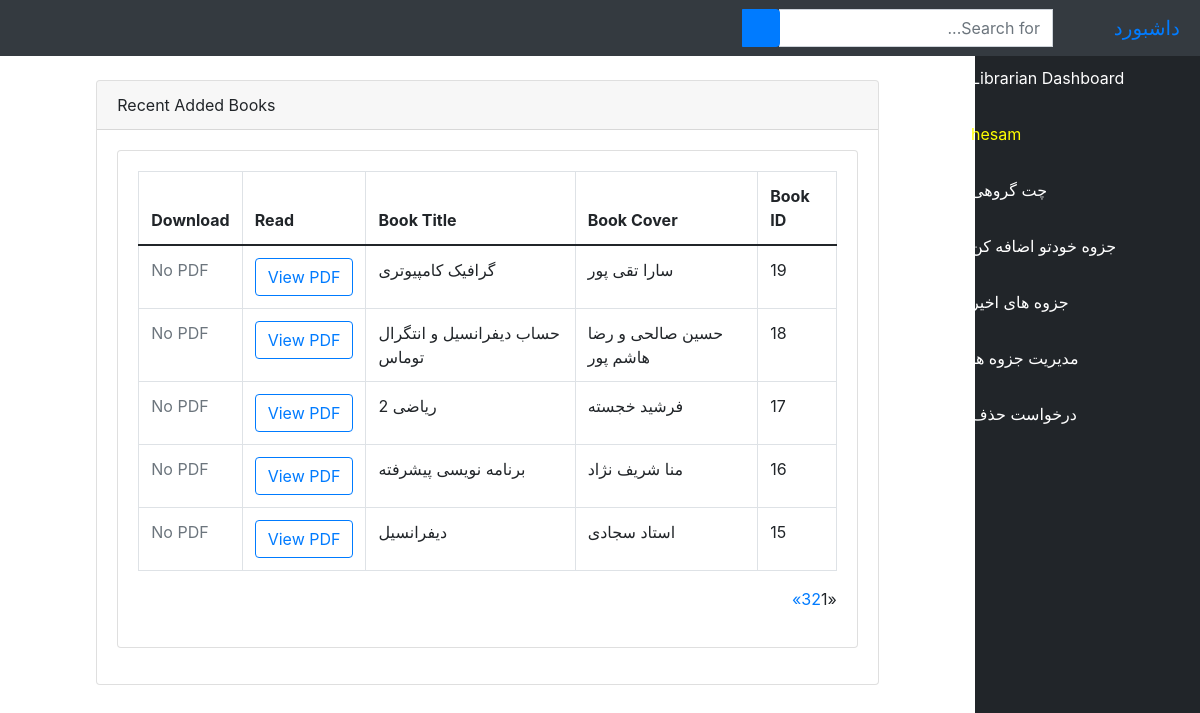
The page /llbook/ (signed in) on the database its author committed.
### bookstore/models.py (models this page shows, shortened)
class User(AbstractUser):
    is_admin = models.BooleanField(default=False)
    is_publisher = models.BooleanField(default=False)
    is_librarian = models.BooleanField(default=False)
    class Meta:
        swappable = 'AUTH_USER_MODEL'

class Book(models.Model):
    title = models.CharField(max_length=100)
    author = models.CharField(max_length=100)
    uploaded_by = models.CharField(max_length=100, null=True, blank=True)
    user_id = models.CharField(max_length=100, null=True, blank=True)
    pdf = models.FileField(upload_to='bookapp/zips/')
    category = models.ForeignKey(Category, on_delete=models.SET_NULL, null=True)

### bookstore/views.py (the view)
# urls.py: path('llbook/', views.LBookListView.as_view(), name='llbook'),
class LBookListView(LoginRequiredMixin, ListView):
    model = Book
    template_name = 'librarian/book_list.html'
    context_object_name = 'books'
    paginate_by = 5
    def get_queryset(self):
        return Book.objects.order_by('-id')

### bookstore/templates/librarian/book_list.html (shortened to what this page needs)
{% extends 'librarian/base.html' %}
{% load static %}
{% block body %}
<div class="container-fluid">
<div class="row" style="padding-top: 30px">
<div class="col-sm-1" style="color: red">
</div>
<div class="col-sm-10">
                <div class="card mb-3">
                <div class="card-header">
                    <i class="fas fa-table text-primary"></i>
                    Recent Added Books
                </div>
                <div class="card-body">
            <div class="card mb-3">
                <div class="card-body">
                    <div class="table-responsive">
                         <table class="table table-bordered" id="dataTable" width="100%" cellspacing="0">
                            <thead>
                            <tr>
                                <th>Book ID</th>
                                <th>Book Cover</th>
                                <th>Book Title</th>
                                <th>Read</th>
                                <th>Download</th>
                            </tr>
                            </thead>
                            <tbody>
                              {% if books %}
                                {% for book in books %}
                                <tr>
                                  <td>{{ book.id }}</td>
                                  <td>
                                    {{ book.author }}
                                   </td>
                                  <td>{{ book.title }}</td>
                                    <td>
                                    {% if book.pdf %}
                                      <a href="{{ book.pdf.url }}" class="btn btn-outline-primary" target="_blank">
                                    View PDF</a>
                                    {% else %}
                                    <span class="text-muted">No PDF</span>
                                   {% endif %}
                                  </td>
                                    <td>
                                    {% if book.cover %}
                                      <a href="{{ book.pdf.url }}" download class="btn btn-outline-success">
                                    Download PDF</a>
                                    {% else %}
                                   <span class="text-muted">No PDF</span>
                                   {% endif %}
                                  </td>
                                </tr>
                                {% endfor %}
                                {% endif %}
                            </tbody>
                        </table>
                          {% if is_paginated %}
  <ul class="pagination">
    {% if page_obj.has_previous %}
      <li><a href="?page={{ page_obj.previous_page_number }}">&laquo;</a></li>
    {% else %}
      <li class="disabled"><span>&laquo;</span></li>
    {% endif %}
    {% for i in paginator.page_range %}
      {% if page_obj.number == i %}
        <li class="active"><span>{{ i }} <span class="sr-only">(current)</span></span></li>
      {% else %}
        <li><a href="?page={{ i }}">{{ i }}</a></li>
      {% endif %}
    {% endfor %}
    {% if page_obj.has_next %}
      <li><a href="?page={{ page_obj.next_page_number }}">&raquo;</a></li>
    {% else %}
      <li class="disabled"><span>&raquo;</span></li>
    {% endif %}
  </ul>
{% endif %}
                    </div>
                </div>
            </div>
        </div>
    </div>
</div>
<div class="col-sm-1">
</div>
</div>
</body>
</html>
{% endblock %}

### bookstore/templates/librarian/base.html (shortened to what this page needs)
{% load static %}
<!DOCTYPE html>
<html lang="ar" dir="rtl">
<head>
    <link rel="stylesheet" href="https://cdn.jsdelivr.net/npm/bootstrap@5.0.2/dist/css/bootstrap.rtl.min.css"
>
    {% load static %}
    <link href="{% static 'vendor/fontawesome-free/css/all.min.css' %}" rel="stylesheet" type="text/css">
       <link rel="stylesheet" href="{% static 'assets/css/bootstrap.min.css' %}">
      <link rel="stylesheet" href="{% static 'assets/fonts/font-awesome-4.7.0/css/font-awesome.min.css' %}">
    <link href="{% static 'vendor/datatables/dataTables.bootstrap4.css' %}" rel="stylesheet">
    <link rel="stylesheet" type="text/css" href="{% static 'css/master.css' %}">
    <link href="{% static 'css/sb-admin.css' %}" rel="stylesheet">
</head>
<body id="page-top">
<nav class="navbar navbar-expand navbar-dark bg-dark fixed-top">
    <a class="navbar-brand mr-1 text-primary" href="">داشبورد</a>
    <button class="btn btn-link btn-sm text-white order-1 order-sm-0" id="sidebarToggle" href="#">
        <i class="fas fa-bars"></i>
    </button>
      <form class="d-none d-md-inline-block form-inline ml-auto mr-0 mr-md-3 my-2 my-md-0" action="{% url 'lsearch' %}">
        <div class="input-group">
            <input type="text" class="form-control" name="query" placeholder="Search for..." aria-label="Search" aria-describedby="basic-addon2">
            <div class="input-group-append">
                <button class="btn btn-primary" type="submit">
                    <i class="fas fa-search"></i>
                </button>
            </div>
        </div>
    </form>
    <ul class="navbar-nav ml-auto ml-md-0">
        <li class="nav-item dropdown no-arrow">
            <a class="nav-link dropdown-toggle" href="#" id="userDropdown" role="button" data-toggle="dropdown" aria-haspopup="true" aria-expanded="false">
                <i class="fas fa-user-circle fa-fw text-primary"></i>
            </a>
        </li>
    </ul>
</nav>
<div id="wrapper" style="padding-top: 50px">
<ul class="sidebar navbar-nav">
    <li class="nav-item active">
        <a class="nav-link" href="{% url 'librarian' %}">
            <i class="fas fa-fw fa-tachometer-alt"></i>
            <span>Librarian Dashboard</span>
        </a>
    </li>
    <li class="nav-item active">
        <a class="nav-link" href="">
            <i class="fas fa-user-circle fa-fw text-warning"></i>
            <span style="color: yellow">{{ user.username }}</span>
        </a>
    </li>
      <li class="nav-item">
        <a class="nav-link" href="{% url 'llchat' %}">
            <i class="fas fa-book text-primary"></i>
            <span style="color: white">چت گروهی</span>
        </a>
    </li>
        <li class="nav-item">
        <a class="nav-link" href="{% url 'labook_form' %}">
            <i class="fas fa-book text-primary"></i>
            <span style="color: white">جزوه خودتو اضافه کن</span>
        </a>
    </li>
    <li class="nav-item">
        <a class="nav-link" href="{% url 'llbook' %}">
            <i class="fas fa-book text-primary"></i>
            <span style="color: white">جزوه های اخیر</span>
        </a>
    </li>
      <li class="nav-item">
        <a class="nav-link" href="{% url 'lmbook' %}">
            <i class="fas fa-book text-primary"></i>
            <span style="color: white">مدیریت جزوه ها</span>
        </a>
    </li>
     <li class="nav-item">
        <a class="nav-link" href="{% url 'ldrequest' %}">
            <i class="fas fa-book text-primary"></i>
            <span style="color: white">درخواست حذف</span>
        </a>
    </li>
</ul>
    {% block body %}{% endblock %}

### static/css/master.css (style rules this page uses)
html { scroll-behavior: smooth; }
li { list-style-type: none; }
.navbar { display: flex; flex-direction: row; justify-content: space-between; padding: 20px; background-color: #333; position: fixed; width: 100%; }
.navbar-brand { color: #00a1ff; font-size: 24px; text-decoration: none; }
.nav-item { list-style-type: none; }
.nav-link { color: #fff; text-decoration: none; margin-right: 20px; }

### bookstore/templates/librarian/base.html (style rules this page uses)
body { display: flex; flex-direction: column; min-height: 100vh; }

### rows shown on the page
User: username "hesam"
Book: id "19", author "سارا تقی پور", title "گرافیک کامپیوتری"
Book: id "18", author "حسین صالحی و رضا هاشم پور", title "حساب دیفرانسیل و انتگرال توماس"
Book: id "17", author "فرشید خجسته", title "ریاضی 2"
Book: id "16", author "منا شریف نژاد", title "برنامه نویسی پیشرفته"
Book: id "15", author "استاد سجادی", title "دیفرانسیل"

### other values the page prints
{{ i }} "1"
{{ i }} "2" "3"
